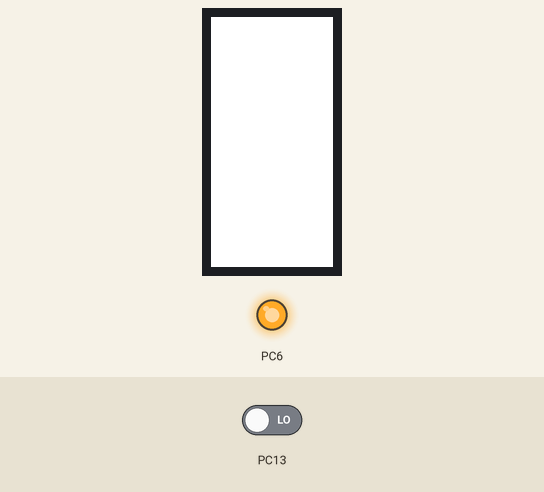
Recording of a program running on a simulated STM32 Blue Pill. Parts: 250×122 colour display, output pins drawn as LEDs (lit = HIGH). The test bench sets the inputs (shaded band); at power-on: PC13 LOW. What the program prints to the serial monitor is not drawn.

Above: at 3.6 s.
3.7 s: PC13 driven HIGH
At 18.7 s:
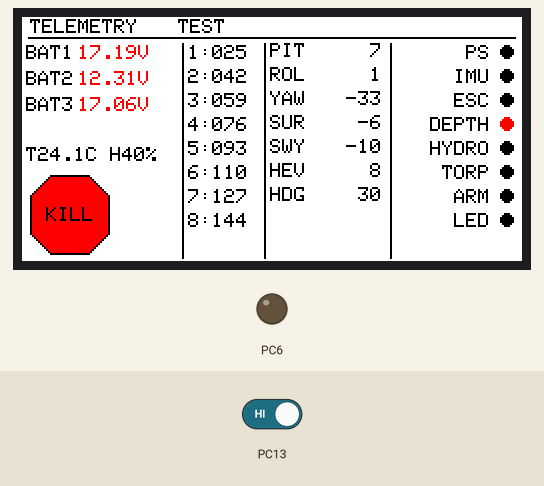
At 36.5 s:
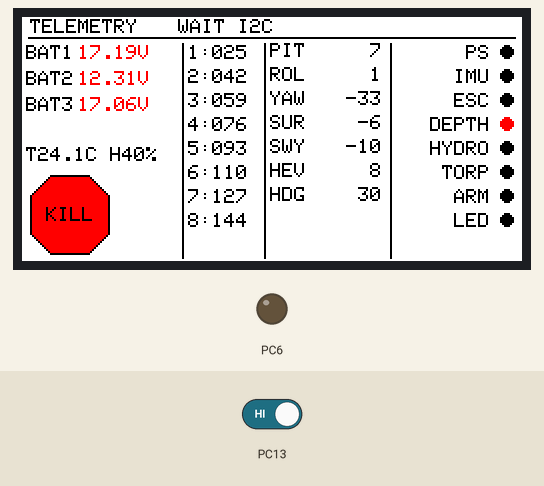
Timing chart, 0 to 38.6 s (numbered marks = the images above; inputs shaded):
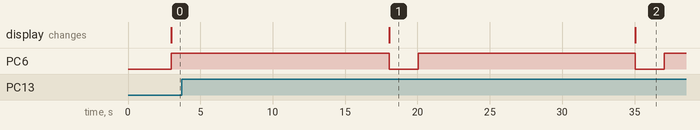

Measured:
- after the input at 3.7 s, the display: first differs from a run without the input after 31.4 s (image 2)
- by itself, PC6: alternates HIGH for 15.0 s and LOW for 2.0 s
- what the display in image 1 shows lasts 17.0 s, from 18.1 s to 35.1 s

The program:

main.cpp
```cpp
#include <Arduino.h>

#include "config.h"
#include "display.h"
#include "i2c_slave.h"
#include "telemetry.h"

namespace {

const app::AppConfig kConfig = app::MakeDefaultConfig();
app::TelemetryState telemetry{};
app::I2cSlave i2cSlave(kConfig);
app::EpaperDisplay display(kConfig);

bool testModeEnabled = kConfig.testModeOnBoot;
bool lastButtonState = false;
bool displayStarted = false;
uint32_t lastToggleMs = 0U;
uint32_t bootMs = 0U;
uint32_t lastRenderMs = 0U;

}  // namespace

void setup() {
  Serial.begin(115200);
  bootMs = millis();
  // The WeAct board's PC13 key is pulled down and reads HIGH while pressed.
  pinMode(PC13, INPUT_PULLDOWN);

  app::InitializeTelemetryState(telemetry, kConfig);
  telemetry.testModeEnabled = testModeEnabled;
  i2cSlave.begin();
}

void loop() {
  const uint32_t nowMs = millis();

  if (!displayStarted &&
      (nowMs - bootMs) >= kConfig.displayStartupDelayMs) {
    Serial.println("Starting e-paper after USB enumeration delay");
    display.begin();
    displayStarted = true;
    Serial.println("E-paper startup complete");
  }

  const bool buttonPressed = (digitalRead(PC13) == HIGH);
  if (buttonPressed != lastButtonState) {
    if ((nowMs - lastToggleMs) > 50U) {
      lastToggleMs = nowMs;
      lastButtonState = buttonPressed;
      if (buttonPressed) {
        testModeEnabled = !testModeEnabled;
        telemetry.testModeEnabled = testModeEnabled;
        Serial.printf("Test mode %s\n", testModeEnabled ? "enabled" : "disabled");
      }
    }
  }

  if (testModeEnabled) {
    i2cSlave.update(telemetry, true);
    app::ApplyTestTelemetry(telemetry, kConfig, nowMs);
  } else {
    i2cSlave.update(telemetry, false);
    if ((nowMs - lastRenderMs) > 200U) {
      telemetry.dirty = true;
    }
  }

  if (displayStarted && telemetry.dirty) {
    if (display.render(telemetry, testModeEnabled, nowMs)) {
      telemetry.dirty = false;
      lastRenderMs = millis();
    }
  }
}
```

display.cpp
```cpp
#include "display.h"

#include <Arduino.h>
#include <SPI.h>
#include <string.h>

namespace app {
namespace {

uint16_t ToPanelColor(DisplayColor color) {
  switch (color) {
    case DisplayColor::kBlack:
      return GxEPD_BLACK;
    case DisplayColor::kRed:
      return GxEPD_RED;
    case DisplayColor::kYellow:
      return GxEPD_YELLOW;
    case DisplayColor::kWhite:
      return GxEPD_WHITE;
  }
  return GxEPD_BLACK;
}

}  // namespace

EpaperDisplay::EpaperDisplay(const AppConfig& config)
    : config_(config),
      panel_(GxEPD2_213c_GDEY0213F51(config.displayPins.cs,
                                    config.displayPins.dc,
                                    config.displayPins.rst,
                                    config.displayPins.busy)),
      displayedState_{},
      displayedBatteryColors_{},
      displayedTestMode_(false),
      initialized_(false),
      hasRendered_(false),
      nextRegion_(0U),
      lastRefreshMs_(0U),
      lastFullRefreshMs_(0U) {}

void EpaperDisplay::begin() {
  pinMode(config_.displayUpdateLedPin, OUTPUT);
  digitalWrite(config_.displayUpdateLedPin, LOW);
  SPI.setMISO(PA6);
  SPI.setMOSI(config_.displayPins.mosi);
  SPI.setSCLK(config_.displayPins.sck);
  SPI.beginTransaction(SPISettings(1000000, MSBFIRST, SPI_MODE0));
  SPI.endTransaction();
  Serial.println("EPD init started");
  digitalWrite(config_.displayUpdateLedPin, HIGH);
  panel_.init(0);
  panel_.setRotation(1);
  panel_.setFullWindow();
  initialized_ = true;
  digitalWrite(config_.displayUpdateLedPin, LOW);
  Serial.println("EPD init complete");
}

void EpaperDisplay::drawPage(const TelemetryState& state,
                            bool testMode) {
  panel_.fillScreen(GxEPD_WHITE);
  panel_.setTextWrap(false);
  panel_.setTextSize(1);
  panel_.setTextColor(GxEPD_BLACK);

  panel_.setCursor(4, 1);
  panel_.print("TELEMETRY");
  panel_.setCursor(78, 1);
  panel_.print(testMode ? "TEST" :
               (state.liveDataReceived ? "LIVE" : "WAIT I2C"));
  panel_.drawFastHLine(3, 10, 244, GxEPD_BLACK);
  panel_.drawFastVLine(80, 13, 108, GxEPD_BLACK);
  panel_.drawFastVLine(121, 13, 108, GxEPD_BLACK);
  panel_.drawFastVLine(184, 13, 108, GxEPD_BLACK);
  for (uint8_t i = 0; i < kBatteryCount; ++i) {
    const int16_t y = 14 + static_cast<int16_t>(i) * 13;
    const BatteryColor status =
        EvaluateBatteryColor(state.batteryVoltages[i], config_);
    uint16_t color = GxEPD_BLACK;
    if (status == BatteryColor::kRed) {
      color = GxEPD_RED;
    }
    panel_.setTextColor(GxEPD_BLACK);
    panel_.setCursor(2, y);
    panel_.printf("BAT%u", static_cast<unsigned>(i + 1U));
    panel_.setTextColor(color);
    panel_.setCursor(28, y);
    const uint32_t centivolts = static_cast<uint32_t>(
        state.batteryVoltages[i] * 100.0f + 0.5f);
    panel_.print(centivolts / 100U);
    panel_.print('.');
    if ((centivolts % 100U) < 10U) {
      panel_.print('0');
    }
    panel_.print(centivolts % 100U);
    panel_.print('V');
  }

  constexpr int16_t kKillSwitchX = 4;
  constexpr int16_t kKillSwitchY = 79;
  constexpr int16_t kKillSwitchSize = 40;
  const uint16_t killSwitchFill =
      state.killswitchOn ? GxEPD_RED : GxEPD_WHITE;
  for (int16_t row = 0; row < kKillSwitchSize; ++row) {
    const int16_t inset = row < 10 ? 10 - row
                          : row >= 30 ? row - 29
                                      : 0;
    panel_.drawFastHLine(kKillSwitchX + inset,
                         kKillSwitchY + row,
                         kKillSwitchSize - 2 * inset,
                         killSwitchFill);
  }
  panel_.drawLine(kKillSwitchX + 10, kKillSwitchY,
                  kKillSwitchX + 29, kKillSwitchY, GxEPD_BLACK);
  panel_.drawLine(kKillSwitchX + 29, kKillSwitchY,
                  kKillSwitchX + 39, kKillSwitchY + 10, GxEPD_BLACK);
  panel_.drawLine(kKillSwitchX + 39, kKillSwitchY + 10,
                  kKillSwitchX + 39, kKillSwitchY + 29, GxEPD_BLACK);
  panel_.drawLine(kKillSwitchX + 39, kKillSwitchY + 29,
                  kKillSwitchX + 29, kKillSwitchY + 39, GxEPD_BLACK);
  panel_.drawLine(kKillSwitchX + 29, kKillSwitchY + 39,
                  kKillSwitchX + 10, kKillSwitchY + 39, GxEPD_BLACK);
  panel_.drawLine(kKillSwitchX + 10, kKillSwitchY + 39,
                  kKillSwitchX, kKillSwitchY + 29, GxEPD_BLACK);
  panel_.drawLine(kKillSwitchX, kKillSwitchY + 29,
                  kKillSwitchX, kKillSwitchY + 10, GxEPD_BLACK);
  panel_.drawLine(kKillSwitchX, kKillSwitchY + 10,
                  kKillSwitchX + 10, kKillSwitchY, GxEPD_BLACK);
  panel_.setTextColor(GxEPD_BLACK);
  panel_.setCursor(kKillSwitchX + 8, kKillSwitchY + 16);
  panel_.print("KILL");

  panel_.setTextColor(GxEPD_BLACK);
  panel_.setCursor(2, 65);
  const int32_t temperatureTenths = static_cast<int32_t>(
      state.temperatureC * 10.0f +
      (state.temperatureC >= 0.0f ? 0.5f : -0.5f));
  panel_.print("T");
  panel_.print(temperatureTenths / 10);
  panel_.print('.');
  panel_.print(abs(temperatureTenths % 10));
  panel_.print("C H");
  panel_.print(static_cast<int32_t>(state.humidityPct + 0.5f));
  panel_.print('%');

  for (uint8_t i = 0; i < kThrusterCount; ++i) {
    panel_.setCursor(83, 14 + static_cast<int16_t>(i) * 12);
    panel_.printf("%u:%03u",
                  static_cast<unsigned>(i + 1U),
                  static_cast<unsigned>(state.thrusterValues[i]));
  }

  const int16_t imuY = 13;
  panel_.setTextColor(GxEPD_BLACK);
  const auto drawImuValue = [this](const char* label,
                                   int32_t value,
                                   int16_t y) {
    char valueText[12];
    snprintf(valueText, sizeof(valueText), "%ld", static_cast<long>(value));
    panel_.setCursor(124, y);
    panel_.print(label);
    const int16_t valueX =
        static_cast<int16_t>(180 - strlen(valueText) * 6U);
    panel_.setCursor(valueX, y);
    panel_.print(valueText);
  };
  drawImuValue("PIT ", state.pitch, imuY);
  drawImuValue("ROL ", state.roll, imuY + 12);
  drawImuValue("YAW ", state.yaw, imuY + 24);
  drawImuValue("SUR ", state.surge, imuY + 36);
  drawImuValue("SWY ", state.sway, imuY + 48);
  drawImuValue("HEV ", state.heave, imuY + 60);
  drawImuValue("HDG ", state.compassHeading % 360U, imuY + 72);

  for (uint8_t i = 0; i < config_.knownDeviceCount; ++i) {
    const DeviceConfig& device = config_.devices[i];
    const bool present = state.devicesPresent[i];
    const int16_t y = 14 + static_cast<int16_t>(i) * 12;
    panel_.setTextColor(GxEPD_BLACK);
    const int16_t nameX =
        234 - static_cast<int16_t>(strlen(device.name) * 6U);
    panel_.setCursor(nameX, y);
    panel_.print(device.name);
    const DisplayColor indicatorColor =
        present ? config_.connectedDeviceColor
                : config_.disconnectedDeviceColor;
    panel_.fillCircle(242, y + 3, 3, ToPanelColor(indicatorColor));
  }
}

bool EpaperDisplay::render(const TelemetryState& state,
                           bool testMode,
                           uint32_t nowMs) {
  if (!initialized_) {
    begin();
  }
  if (hasRendered_ && (nowMs - lastRefreshMs_) < config_.refreshRateMs) {
    return false;
  }
  const bool fullRefresh =
      !hasRendered_ ||
      (nowMs - lastFullRefreshMs_) >= config_.fullRefreshIntervalMs;

  constexpr uint8_t kHeaderRegion = 0U;
  constexpr uint8_t kBatteryRegionStart = 1U;
  constexpr uint8_t kKillswitchRegion = kBatteryRegionStart + kBatteryCount;
  constexpr uint8_t kEnvironmentRegion = kKillswitchRegion + 1U;
  constexpr uint8_t kThrusterRegionStart = kEnvironmentRegion + 1U;
  constexpr uint8_t kThrusterRegionCount = kThrusterCount;
  constexpr uint8_t kImuRegionStart =
      kThrusterRegionStart + kThrusterRegionCount;
  constexpr uint8_t kImuRegionCount = 7U;
  constexpr uint8_t kDeviceRegionStart = kImuRegionStart + kImuRegionCount;
  constexpr uint8_t kRegionCount = kDeviceRegionStart + kMaxDeviceCount;

  uint8_t regionToUpdate = kRegionCount;
  uint16_t regionX = 0U;
  uint16_t regionY = 0U;
  uint16_t regionWidth = 0U;
  uint16_t regionHeight = 0U;

  if (hasRendered_ && !fullRefresh) {
    for (uint8_t offset = 0U; offset < kRegionCount; ++offset) {
      const uint8_t region =
          static_cast<uint8_t>((nextRegion_ + offset) % kRegionCount);
      bool changed = false;
      uint16_t x = 0U;
      uint16_t y = 0U;
      uint16_t width = 0U;
      uint16_t height = 0U;

      if (region == kHeaderRegion) {
        changed = testMode != displayedTestMode_ ||
                  state.liveDataReceived != displayedState_.liveDataReceived;
        x = 78U;
        y = 1U;
        width = 48U;
        height = 7U;
      } else if (region < kKillswitchRegion) {
        const uint8_t battery =
            static_cast<uint8_t>(region - kBatteryRegionStart);
        changed =
            state.batteryVoltages[battery] !=
                displayedState_.batteryVoltages[battery] ||
            EvaluateBatteryColor(state.batteryVoltages[battery],
                                 config_) != displayedBatteryColors_[battery];
        x = 28U;
        y = static_cast<uint16_t>(14U + battery * 13U);
        width = 36U;
        height = 7U;
      } else if (region == kKillswitchRegion) {
        changed = state.killswitchOn != displayedState_.killswitchOn;
        x = 4U;
        y = 79U;
        width = 40U;
        height = 40U;
      } else if (region == kEnvironmentRegion) {
        changed = state.temperatureC != displayedState_.temperatureC ||
                  state.humidityPct != displayedState_.humidityPct;
        x = 2U;
        y = 65U;
        width = 78U;
        height = 7U;
      } else if (region < kImuRegionStart) {
        const uint8_t thruster =
            static_cast<uint8_t>(region - kThrusterRegionStart);
        changed = state.thrusterValues[thruster] !=
                  displayedState_.thrusterValues[thruster];
        x = 83U;
        y = static_cast<uint16_t>(14U + thruster * 12U);
        width = 30U;
        height = 7U;
      } else if (region < kDeviceRegionStart) {
        const uint8_t imuField =
            static_cast<uint8_t>(region - kImuRegionStart);
        switch (imuField) {
          case 0U:
            changed = state.pitch != displayedState_.pitch;
            break;
          case 1U:
            changed = state.roll != displayedState_.roll;
            break;
          case 2U:
            changed = state.yaw != displayedState_.yaw;
            break;
          case 3U:
            changed = state.surge != displayedState_.surge;
            break;
          case 4U:
            changed = state.sway != displayedState_.sway;
            break;
          case 5U:
            changed = state.heave != displayedState_.heave;
            break;
          default:
            changed =
                state.compassHeading != displayedState_.compassHeading;
            break;
        }
        x = 124U;
        y = static_cast<uint16_t>(13U + imuField * 12U);
        width = 56U;
        height = 7U;
      } else {
        const uint8_t device =
            static_cast<uint8_t>(region - kDeviceRegionStart);
        changed = device < config_.knownDeviceCount &&
                  state.devicesPresent[device] !=
                      displayedState_.devicesPresent[device];
        x = 239U;
        y = static_cast<uint16_t>(14U + device * 12U);
        width = 7U;
        height = 7U;
      }

      if (changed) {
        regionToUpdate = region;
        regionX = x;
        regionY = y;
        regionWidth = width;
        regionHeight = height;
        break;
      }
    }

    if (regionToUpdate == kRegionCount) {
      return false;
    }
  }

  digitalWrite(config_.displayUpdateLedPin, HIGH);
  Serial.println(fullRefresh ? "EPD full refresh started"
                             : "EPD partial refresh started");
  if (!fullRefresh) {
    panel_.setPartialWindow(regionX, regionY, regionWidth, regionHeight);
  } else {
    panel_.setFullWindow();
  }
  panel_.firstPage();
  bool morePages = false;
  do {
    drawPage(state, testMode);
    morePages = panel_.nextPage();
  } while (morePages);
  lastRefreshMs_ = millis();
  if (fullRefresh) {
    displayedState_ = state;
    displayedTestMode_ = testMode;
    for (uint8_t i = 0; i < kBatteryCount; ++i) {
      displayedBatteryColors_[i] =
          EvaluateBatteryColor(state.batteryVoltages[i], config_);
    }
    hasRendered_ = true;
    lastFullRefreshMs_ = lastRefreshMs_;
    nextRegion_ = 0U;
  } else {
    nextRegion_ = static_cast<uint8_t>((regionToUpdate + 1U) % kRegionCount);
    if (regionToUpdate == kHeaderRegion) {
      displayedTestMode_ = testMode;
      displayedState_.liveDataReceived = state.liveDataReceived;
    } else if (regionToUpdate < kKillswitchRegion) {
      const uint8_t battery =
          static_cast<uint8_t>(regionToUpdate - kBatteryRegionStart);
      displayedState_.batteryVoltages[battery] =
          state.batteryVoltages[battery];
      displayedBatteryColors_[battery] =
          EvaluateBatteryColor(state.batteryVoltages[battery], config_);
    } else if (regionToUpdate == kKillswitchRegion) {
      displayedState_.killswitchOn = state.killswitchOn;
    } else if (regionToUpdate == kEnvironmentRegion) {
      displayedState_.temperatureC = state.temperatureC;
      displayedState_.humidityPct = state.humidityPct;
    } else if (regionToUpdate < kImuRegionStart) {
      const uint8_t thruster =
          static_cast<uint8_t>(regionToUpdate - kThrusterRegionStart);
      displayedState_.thrusterValues[thruster] =
          state.thrusterValues[thruster];
    } else if (regionToUpdate < kDeviceRegionStart) {
      switch (regionToUpdate - kImuRegionStart) {
        case 0U:
          displayedState_.pitch = state.pitch;
          break;
        case 1U:
          displayedState_.roll = state.roll;
          break;
        case 2U:
          displayedState_.yaw = state.yaw;
          break;
        case 3U:
          displayedState_.surge = state.surge;
          break;
        case 4U:
          displayedState_.sway = state.sway;
          break;
        case 5U:
          displayedState_.heave = state.heave;
          break;
        default:
          displayedState_.compassHeading = state.compassHeading;
          break;
      }
    } else {
      const uint8_t device =
          static_cast<uint8_t>(regionToUpdate - kDeviceRegionStart);
      displayedState_.devicesPresent[device] =
          state.devicesPresent[device];
    }
  }
  digitalWrite(config_.displayUpdateLedPin, LOW);
  Serial.println(hasRendered_ && regionToUpdate != kRegionCount
                     ? "EPD partial refresh complete"
                     : "EPD full refresh complete");
  return true;
}

}  // namespace app
```

display.h
```cpp
#pragma once

#include "config.h"
#include "telemetry.h"

#include <stdint.h>

#include <GxEPD2_4C.h>

namespace app {

using EpaperPanel = GxEPD2_4C<GxEPD2_213c_GDEY0213F51, 16>;

class EpaperDisplay {
 public:
  explicit EpaperDisplay(const AppConfig& config);

  void begin();
  bool render(const TelemetryState& state,
              bool testMode,
              uint32_t nowMs);

 private:
  const AppConfig& config_;
  EpaperPanel panel_;
  TelemetryState displayedState_;
  BatteryColor displayedBatteryColors_[kBatteryCount];
  bool displayedTestMode_;
  bool initialized_;
  bool hasRendered_;
  uint8_t nextRegion_;
  uint32_t lastRefreshMs_;
  uint32_t lastFullRefreshMs_;

  void drawPage(const TelemetryState& state, bool testMode);
};

}  // namespace app
```

telemetry.h
```cpp
#pragma once

#include "config.h"

#include <stdint.h>

namespace app {

enum class BatteryColor {
  kNormal,
  kRed,
};

struct TelemetryState {
  float batteryVoltages[kBatteryCount];
  bool killswitchOn;
  int8_t pitch;
  int8_t roll;
  int8_t yaw;
  int8_t surge;
  int8_t sway;
  int8_t heave;
  uint16_t compassHeading;
  uint8_t thrusterValues[kThrusterCount];
  float temperatureC;
  float humidityPct;
  bool testModeEnabled;
  bool liveDataReceived;
  bool devicesPresent[kMaxDeviceCount];
  bool dirty;
};

BatteryColor EvaluateBatteryColor(float voltage,
                                 const AppConfig& config);
void InitializeTelemetryState(TelemetryState& state,
                             const AppConfig& config);
void ApplyTestTelemetry(TelemetryState& state,
                       const AppConfig& config,
                       uint32_t nowMs);

}  // namespace app
```

Source omitted: i2c_slave.cpp (4833 bytes), i2c_slave.h (1124 bytes), telemetry.cpp (2837 bytes), config.cpp (1642 bytes), config.h (1415 bytes)
